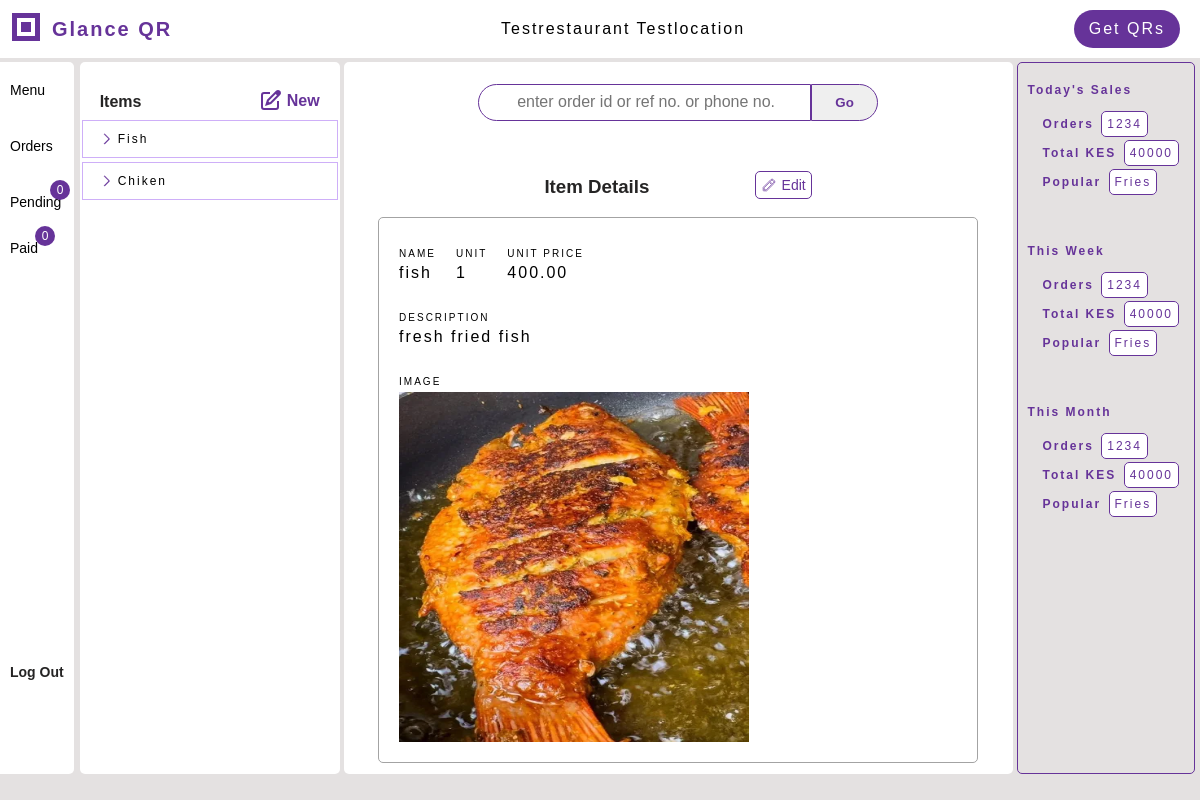
The app's page /menu/ (signed in) with its own data.
### menus/models.py (models this page shows, shortened)
class Restaurant(models.Model):
    restaurant_id = models.AutoField(primary_key=True)
    name = LowercaseTextField(max_length=100, null=True, blank=False)
    location = LowercaseTextField(max_length=50, null=True, blank=False)
    email = models.EmailField(unique=True, null=True, blank=False)
    phone_number = PhoneNumber(max_length=15, null=True, blank=False)
    till_number = models.IntegerField(null=True, blank=False)
    created_by = models.OneToOneField(User, on_delete=models.SET_NULL, null=True)

class Item(models.Model):
    item_id = models.AutoField(primary_key=True)
    name = LowercaseTextField(max_length=100, null=True, blank=False)
    description = models.CharField(max_length=255, blank=True)
    unit = models.CharField(max_length=50, null=True, blank=False)
    unit_price = models.DecimalField(max_digits=10, decimal_places=2)
    image = models.FileField(upload_to='item_images/', blank=False, null=True)
    available = models.BooleanField(default=True)
    restaurant = models.ForeignKey(Restaurant, related_name="items", on_delete=models.SET_NULL, null=True, blank=True)

### qrgenerator/views_dashbord.py (the view)
# urls.py: path('menu/', views_dashbord.menu_view, name='menu'),
def menu_view(request, item_id=None):
    if restaurant := request.user.restaurant:
        items = restaurant.items.all().order_by('-item_id')
        context = {
            'items': items, 'restaurant': restaurant, 'display_item': items.first(),
            }
        if item_id and (display_item := items.filter(item_id=item_id).first()):
            context['display_item'] = display_item
        return render(request, 'qrgenerator/menu.html', context)
    return redirect('qrgenerator:login')

### qrgenerator/templates/qrgenerator/menu.html (shortened to what this page needs)
{% extends 'qrgenerator/dashbord.html' %}
{% block menu_elements %}
<div class="menu-elements bg-white">
    <div class="elements-top">
        <div class="elements-title">Items</div>
        <a href="{% url 'qrgenerator:add_item' %}" id="add-new">
            <span id="new">New</span>
        </a>
    </div>
    <div class="elements-wrapper">
        {% if items %}
        {% for item in items %}
        <a href="{% url 'qrgenerator:view_item' item.item_id %}">
            <div class="element-highlight">
                <span class="item-name item-property">{{item.name.title}}</span>
            </div>
        </a>
        {% endfor %}
        {% endif %}
    </div>
</div>
{% endblock %}
{% block workspace %}
<div class="form-wrapper">
{% if display_item %}
<div class="form-title"><h3>Item Details
    <a href="{% url 'qrgenerator:edit_item' display_item.item_id %}" class="svg-edit">
    <span class="text-edit">Edit</span>
    </a>
</h3>
</div>
{% endif %}
{% if display_item %}
<div class="form-register order-summary max-w-600">
    <div class="input-wrapper"><div class="label">NAME</div>
        {{ display_item.name }}
    </div>
    <div class="input-wrapper"><div class="label">UNIT</div>
        {{ display_item.unit }}
    </div>
    <div class="input-wrapper"><div class="label">UNIT PRICE</div>
        {{ display_item.unit_price }}
    </div>
    <div class="input-wrapper description"><div class="label">DESCRIPTION</div>
        {{ display_item.description }}
    </div>
    <div class="input-wrapper"><div class="label">IMAGE</div>
        <div class="item-image-wrapper">
        <img src="{{ display_item.image.url }}" alt="menu item image" class="item-image">
         </div>
    </div>
    <br>
</div>
{% endif %}
</div>
{% endblock %}

### qrgenerator/templates/qrgenerator/dashbord.html (shortened to what this page needs)
<!DOCTYPE html>
<html lang="en">
<head>
    {% load static %}
    <link rel="stylesheet" href="{% static 'qrgenerator/accounts.css' %}">
    <link rel="stylesheet" href="{% static 'qrgenerator/workspace.css' %}">
    <link rel="stylesheet" href="{% static 'qrgenerator/stats.css' %}">
    <link rel="stylesheet" href="{% static 'qrgenerator/print.css' %}">
        <link rel="stylesheet" href="{% static 'qrgenerator/dashbord_mobile.css' %}">
</head>
<body>
<section class="page-header np">
        <div class="header-top">
            <div class="page-title">
                <div class="logo">
                    <svg width="32" height="32" xmlns="http://www.w3.org/2000/svg">
                        <rect x="2" y="2" width="28" height="28" fill="rebeccapurple" />
                        <rect x="7" y="7" width="18" height="18" fill="white" />
                        <rect x="11" y="11" width="10" height="10" fill="rebeccapurple" />
                    </svg>
                </div>
                <div>
                <span id="lipa">Glance</span> <span id="q">Q</span><span>R</span>
                </div>
            </div>
            <div class="restaurant-name">
                {% if restaurant %}
                {{restaurant.name.capitalize }} {{restaurant.location.capitalize}}
                {% endif %}
            </div>
            <div class="header-right">
                <a href="{% url 'qrgenerator:get_qrs' %}">
                    <div class="gen-codes">Get QRs</div>
                </a>
            </div>
        </div>
</section>
<section class="main-section">
    <div class="main-section-left bg-light-gray np">
        <div class="menu-left bg-white">
            <div class="menu-left-first">
                {% block menu %}
                <div class="menu-left-item">
                    <a href="{% url 'qrgenerator:menu' %}">Menu</a>
                </div>
                {% endblock %}
                {% block orders %}
                <div class="menu-left-item">
                    <a href="{% url 'qrgenerator:orders' %}">Orders</a>
                </div>
                {% endblock %}
                {% block pending %}
                <div class="menu-left-item">
                    <a href="{% url 'qrgenerator:pending' %}">Pending
                        <span id="incoming-pending" class="incoming">0</span>
                    </a>
                </div>
                {% endblock %}
                {% block paid %}
                <div class="menu-left-item">
                    <a href="{% url 'qrgenerator:paid' %}">Paid
                        <span id="incoming-paid" class="incoming">0</span>
                    </a>
                </div>
                {% endblock %}
            </div>
            <div class="menu-left-item mi">
                <div class="dash-logout">
                    <a href="{% url 'qrgenerator:logout' %}"><div>Log Out</div></a>
                </div>
            </div>
        </div>
        {% block menu_elements %}{% endblock %}
    </div>
    <div class="workspace">
        <div id="search-wrapper" class="np">
            <form action="{% url 'qrgenerator:search_order' %}" method="post" id="search-form">
                <div id="query-wrapper">
                    <input type="search" name="query" id="input-search" required placeholder="Enter order id or ref no. or phone no.">
                </div>
                <button type="submit" id="button-search">Go</button>
            </form>
        </div>
        {% block workspace %}{% endblock %}
    </div>
    <div class="stats np">
        <div class="stats-item">
            <div class="stats-item-title">Today's Sales</div>
            <div class="stat-details">
                <div class="orders-sold stat-wrapper margin-small">
                    <span class="bold">Orders</span>
                    <span class="stat-value">1234</span>
                </div>
                <div class="total-value stat-wrapper margin-small">
                    <span class="bold faded-black">Total KES</span>
                    <span class="stat-value">40000</span>
                    </div>
                <div class="average stat-wrapper margin-small">
                    <span class="bold faded-black">Popular</span>
                    <span class="stat-value">Fries</span>
                </div>
            </div>
        </div>
        <div class="stats-item">
            <div class="stats-item-title">This Week</div>
            <div class="stat-details">
                <div class="orders-sold margin-small">
                    <span class="bold">Orders</span>
                    <span class="stat-value">1234</span>
                </div>
                <div class="total-value margin-small">
                    <span class="bold faded-black">Total KES</span>
                    <span class="stat-value">40000</span>
                    </div>
                <div class="average margin-small">
                    <span class="bold faded-black">Popular</span>
                    <span class="stat-value">Fries</span>
                </div>
            </div>
        </div>
        <div class="stats-item">
            <div class="stats-item-title">This Month</div>
            <div class="stat-details">
                <div class="orders-sold margin-small">
                    <span class="bold">Orders</span>
                    <span class="stat-value">1234</span>
                </div>
                <div class="total-value margin-small">
                    <span class="bold faded-black">Total KES</span>
                    <span class="stat-value">40000</span>
                    </div>
                <div class="average margin-small">
                    <span class="bold faded-black">Popular</span>
                    <span class="stat-value">Fries</span>
                </div>
            </div>
        </div>
    </div>
</section>
</body>
</html>

### qrgenerator/static/qrgenerator/accounts.css (style rules this page uses)
:root { --background-color: #fceae0; --light-background: rgb(228, 225, 225); --dark-gray: #2a353d; --white: #ffffff; --black: #000000; --accent-b: #f35217; --brown: #862603; --gray: rgb(163, 163, 163); --info-orange: rgb(236, 155, 4); --green: green; --light-green: rgb(17, 18, 19); --faded-black: rgb(37, 36, 36); --light-purple:rgb(201, 167, 248, 0.9); }
body { background-color: rgb(228, 225, 225); font-family: Arial, sans-serif; letter-spacing: 2px; font-size: 16px; padding: 0; margin: 0; box-sizing: border-box; min-height: 100%; }
.page-header { display: flex; flex-direction: column; justify-content: flex-start; height: fit-content; width: 100%; box-sizing: border-box; margin-bottom: 4px; box-sizing: border-box; }
.header-top { padding: 10px 0px; padding-left: 10px; padding-right: 0; display: flex; align-items: center; width: 100%; height: 100%; justify-content: space-between; box-sizing: border-box; gap: 10px; background: var(--white); }
.page-title { color: rebeccapurple; display: flex; gap: 10px; align-items: center; justify-content: flex-start; font-size: 20px; }
.header-right { display: flex; justify-content: flex-end; }
.gen-codes { padding: 10px 15px; border-radius: 20px; margin-right: 20px; box-sizing: border-box; background: rebeccapurple; color: white; min-height: fit-content; }
.page-title { font-weight: bold; white-space: nowrap; }
.restaurant-name { white-space: nowrap; }
.main-section { display: flex; align-items: flex-start; justify-content: flex-start; gap: 4px; height: 89vh; width: 100%; box-sizing: border-box; }
.main-section-left { display: flex; flex-wrap: nowrap; gap: 2px; width: fit-content; box-sizing: border-box; height: 100%; background: var(--white); }
.menu-left { height: 100%; padding-left: 10px; display: flex; flex-direction: column; justify-content: space-between; margin-right: 4px; padding-right: 10px; border-radius: 0 5px 5px 0; padding-top: 10px; box-sizing: border-box; letter-spacing: normal; }
.menu-left-item { margin-bottom: 20px; padding: 10px 0px; text-align: left; font-size: 14px; display: flex; align-items: center; justify-content: flex-start; flex-wrap: nowrap; white-space: nowrap; }
.incoming { display: flex; align-items: center; justify-content: center; font-size: 12px; height: 20px; width: 20px; background: rebeccapurple; border: none; border-radius: 50%; color: white; position: relative; left: 40px; bottom: 30px; margin-bottom: -30px; }
#incoming-paid { left: 25px; }
.dash-logout { justify-self: flex-end; height: 10vh; font-weight: bold; color: var(--faded-black); }
.menu-elements { display: flex; flex-direction: column; flex-wrap: nowrap; align-items: flex-start; justify-content: flex-start; border-radius: 5px; }
.elements-top { color: rebeccapurple; font-weight: bold; display: flex; align-items: flex-end; justify-content: space-between; width: 100%; height: 60px; letter-spacing: normal; padding: 5px 20px; box-sizing: border-box; }
.elements-title { padding-bottom: 2px; color: var(--faded-black); }
a#add-new { display: flex; align-items: center; gap: 5px; flex-wrap: nowrap; white-space: nowrap; }
.elements-wrapper { text-align: left; height: 100%; width: 260px; overflow-y: auto; }
.elements-wrapper > a { display: flex; align-items: center; flex-wrap: nowrap; white-space: nowrap; box-sizing: border-box; }
.element-highlight { display: flex; align-items: center; flex-wrap: nowrap; gap: 4px; justify-content: flex-start; white-space: nowrap; font-size: 12px; padding:10px 0px 10px 15px; box-sizing: border-box; border: 1px solid var(--light-purple); margin: 2px; width: 100%; }
.bg-light-gray { background: rgb(228, 225, 225); }
.bg-white { background: var(--white); }
a { text-decoration: none; color: inherit; cursor: pointer; }
button { cursor: pointer; }
.item-property { margin-right: 5px; }

### records on screen
Restaurant: name "Testrestaurant", location "Testlocation"
Item: name "Fish", name "fish", unit "1", unit_price "400.00", description "fresh fried fish", image (picture)
Item: name "Chiken"
